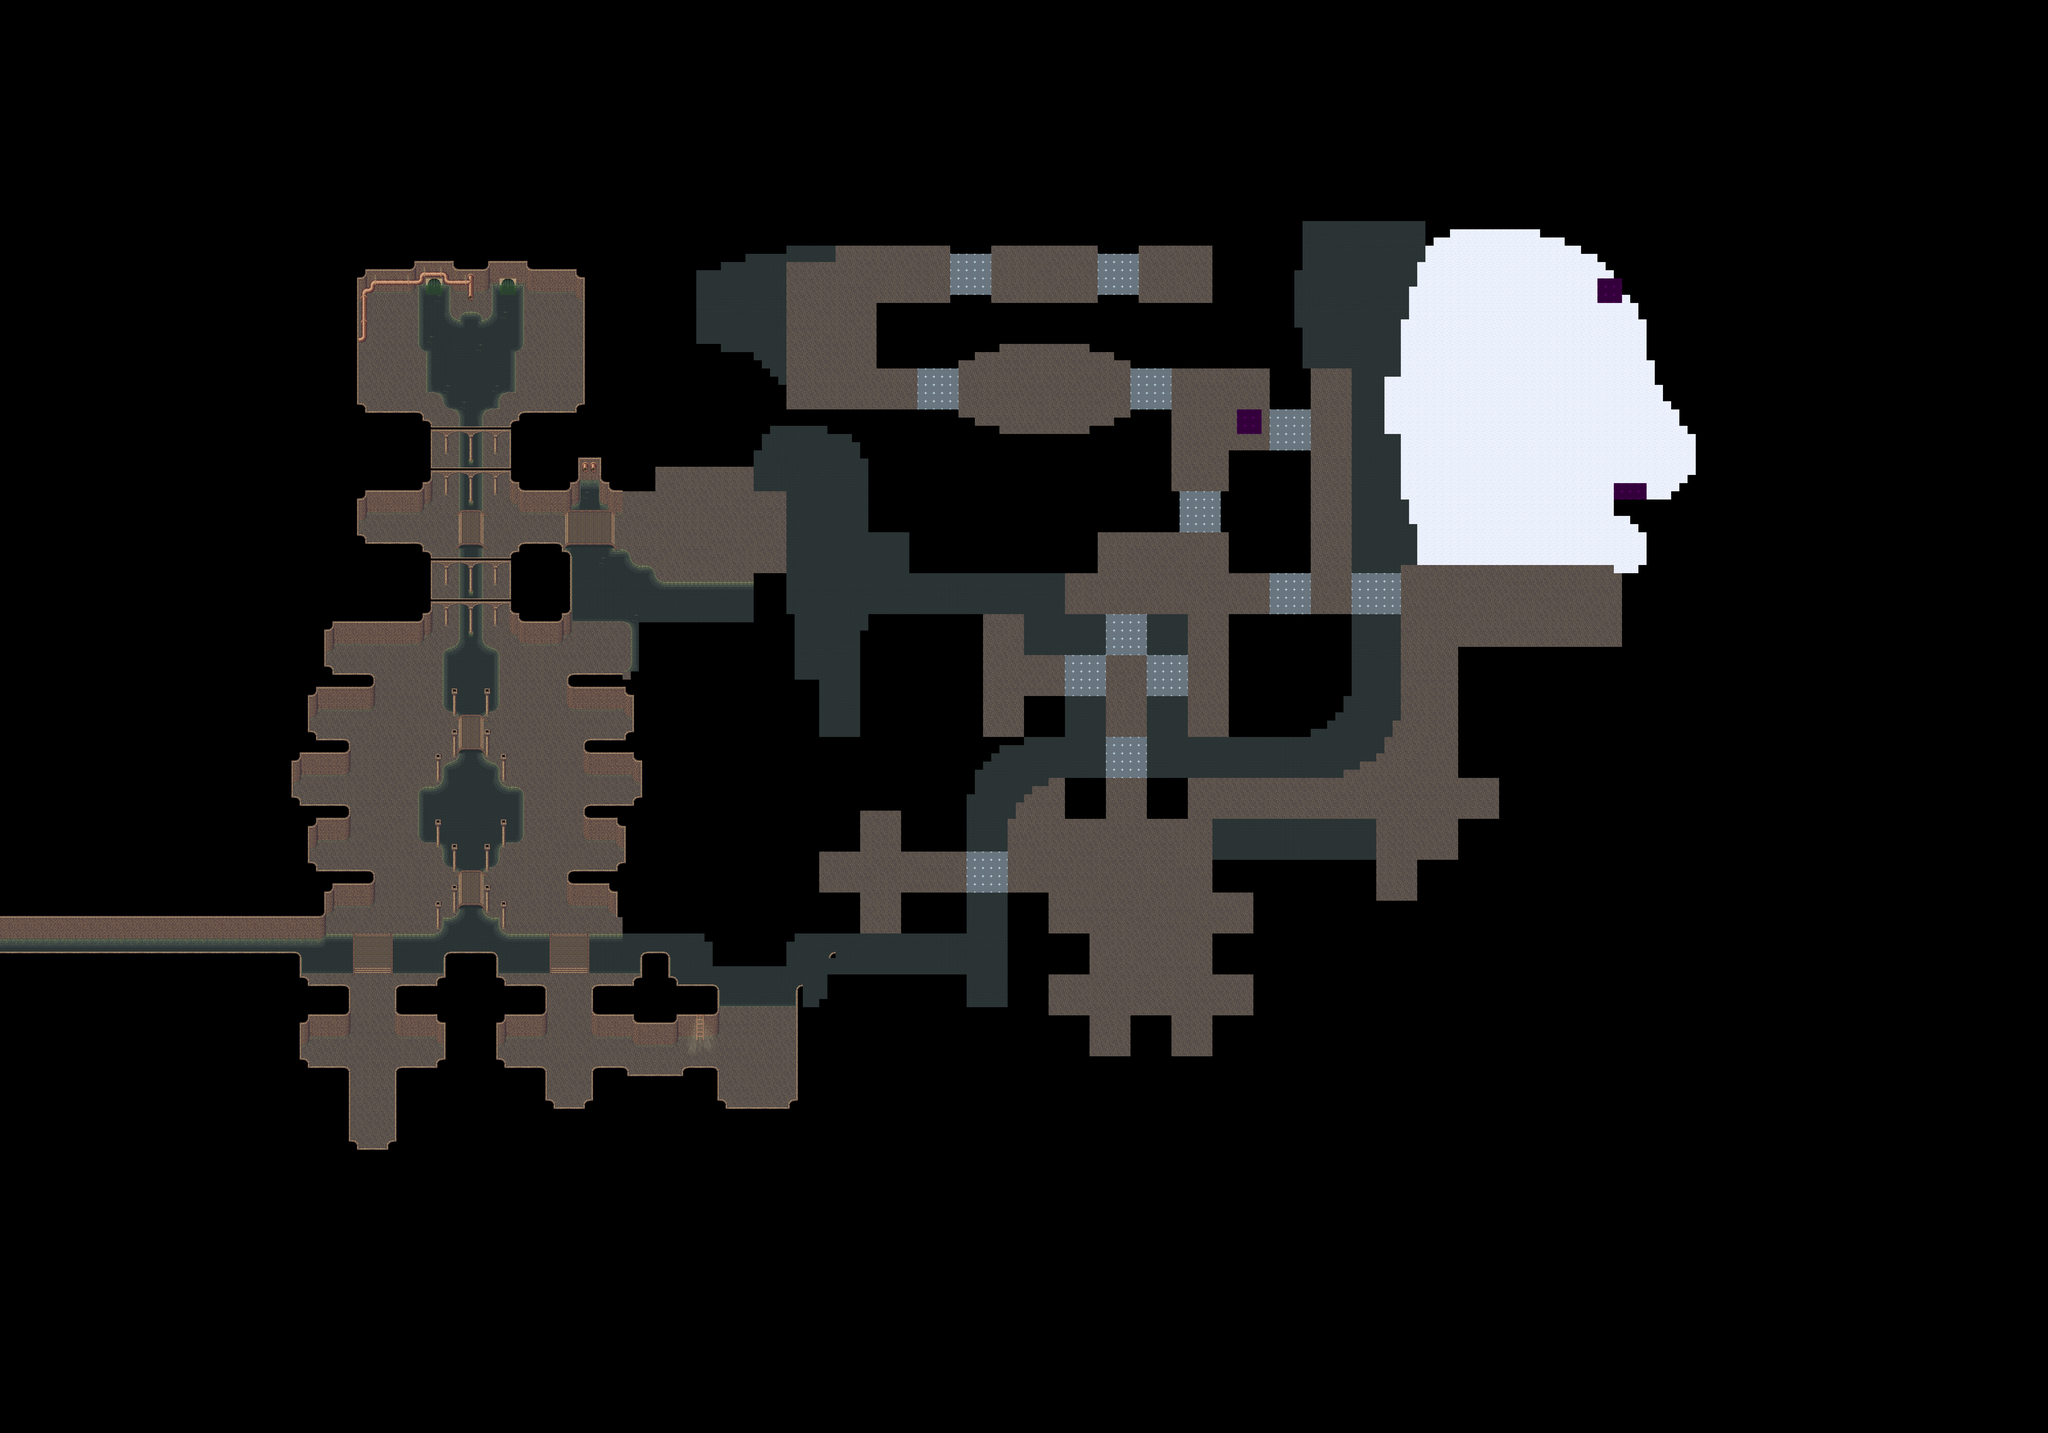

Rendered tile map (Tiled .tmx) drawn with the repository's tilesets; below, a short description and the map source with its tile grids summarised:
An orthogonal 250x175 tile map with 32x32 px tiles, 4 tile layers (Ground, Ground 2, Fringe, Over), 7 tilesets.

<map version="1.4" tiledversion="1.4.2" orientation="orthogonal" renderorder="right-down" compressionlevel="0" width="250" height="175" tilewidth="32" tileheight="32" infinite="0" nextlayerid="16" nextobjectid="119">
 <editorsettings>
  <export target="." format="tmx" />
 </editorsettings>
 <properties>
  <property name="license" value="CC BY-SA 4.0" />
  <property name="manaplus version" value="2" />
  <property name="minimap" value="graphics/minimaps/001-3-0.png" />
  <property name="music" value="bartk - the adventure begins.ogg" />
  <property name="name" value="Artis Sewer" />
 </properties>
 <tileset firstgid="1" name="Collision" tilewidth="32" tileheight="32" tilecount="9" columns="3">
  <image source="../../graphics/tilesets/generic/collision.png" width="96" height="96" />
 </tileset>
 <tileset firstgid="10" name="Lamps" tilewidth="32" tileheight="32" tilecount="9" columns="3">
  <image source="../../graphics/tilesets/aemil/aurora/artis/lamps.png" width="96" height="96" />
 </tileset>
 <tileset firstgid="19" name="Sunlight" tilewidth="32" tileheight="160" tilecount="5" columns="5">
  <image source="../../graphics/tilesets/aemil/aurora/artis/sewer/sunlight-x1x5.png" width="160" height="160" />
 </tileset>
 <tileset firstgid="24" name="Cave2" tilewidth="32" tileheight="32" tilecount="256" columns="16">
  <image source="../../graphics/tilesets/aemil/cave/cave.png" width="512" height="512" />
 </tileset>
 <tileset firstgid="280" name="Sewer" tilewidth="32" tileheight="32" tilecount="256" columns="16">
  <image source="../../graphics/tilesets/aemil/aurora/artis/sewer/sewer.png" width="512" height="512" />
 </tileset>
 <tileset firstgid="536" name="Sewer x2x2" tilewidth="64" tileheight="64" tilecount="2" columns="2">
  <image source="../../graphics/tilesets/aemil/aurora/artis/sewer/sewer-x2x2.png" width="128" height="64" />
 </tileset>
 <tileset firstgid="538" name="Sewer x1x3" tilewidth="32" tileheight="96" tilecount="16" columns="16">
  <image source="../../graphics/tilesets/aemil/aurora/artis/sewer/sewer-x1x3.png" width="512" height="96" />
 </tileset>
 <layer id="12" name="Ground" width="250" height="175">
  <data>[43750 cells, 43750 non-empty, 87 distinct tile ids]</data>
 </layer>
 <layer id="14" name="Ground 2" width="250" height="175">
  <data>[43750 cells, 607 non-empty, 49 distinct tile ids]</data>
 </layer>
 <layer id="13" name="Fringe" width="250" height="175">
  <data>[43750 cells, 69 non-empty, 25 distinct tile ids]</data>
 </layer>
 <layer id="15" name="Over" width="250" height="175">
  <data>[43750 cells, 16 non-empty, 3 distinct tile ids]</data>
 </layer>
</map>
